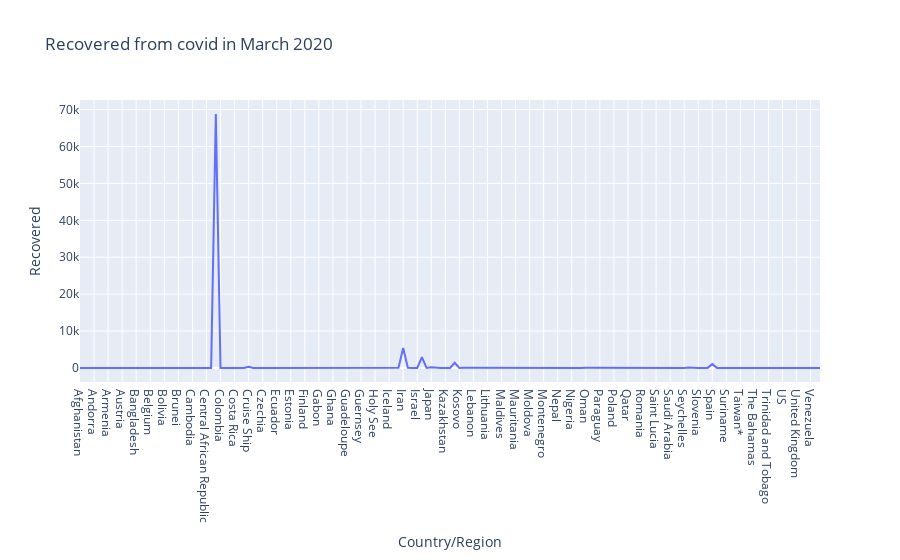

Notebook code cell kept with this figure:
### Markdown cell above
Recovered

### Code cell
fig1=px.line(output1,y="Recovered",title="Recovered from covid in March 2020")
fig1.show()

### Figure 1 — Plotly figure (JSON) as saved in the notebook; plotly's stock layout.template omitted (floating-point values rounded to 4 significant figures; data arrays with more than 128 entries replaced by an {"elided": "..."} marker saying what was removed)
{"data": [{"hovertemplate": "Country/Region=%{x}<br>Recovered=%{y}<extra></extra>", "legendgroup": "", "line": {"color": "#636efa", "dash": "solid"}, "marker": {"symbol": "circle"}, "mode": "lines", "name": "", "orientation": "v", "showlegend": false, "type": "scatter", "x": {"elided": "159 str values"}, "xaxis": "x", "y": {"elided": "159 int values"}, "yaxis": "y"}], "layout": {"legend": {"tracegroupgap": 0}, "title": {"text": "Recovered from covid in March 2020"}, "xaxis": {"anchor": "y", "domain": [0, 1], "title": {"text": "Country/Region"}}, "yaxis": {"anchor": "x", "domain": [0, 1], "title": {"text": "Recovered"}}}}
